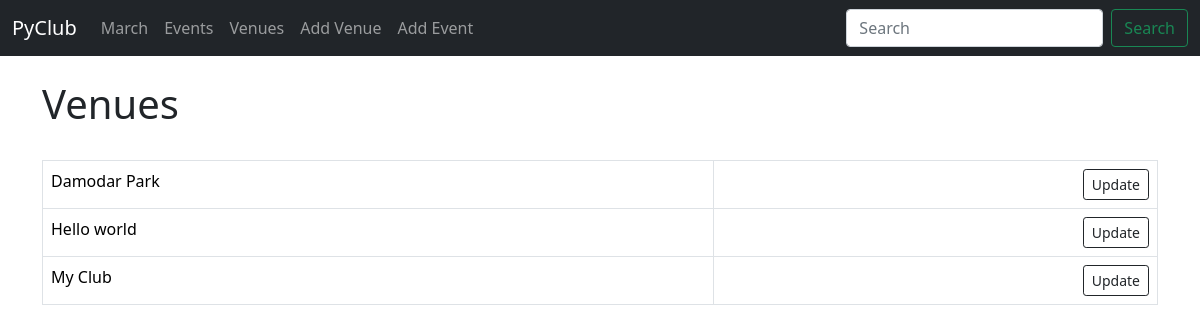
The page /list_venues on the database as committed earlier.
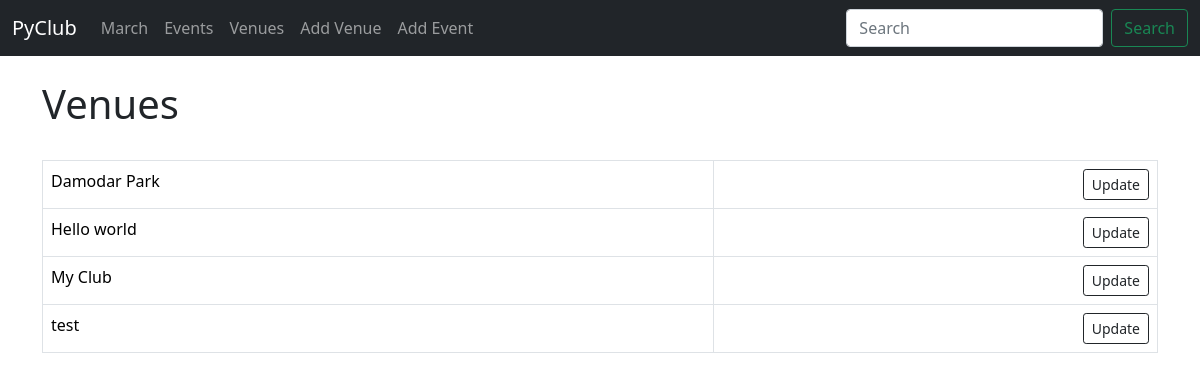
The same page on the database as committed later.
### events/models.py (models this page shows)
class Venue(models.Model):
    name = models.CharField("Venue Name", max_length=120)
    address = models.CharField(max_length=300)
    zip_code = models.CharField("Zip Code", max_length=15)
    phone = models.CharField("Contact Phone", max_length=25, blank=True)
    web = models.URLField("Website Address", blank=True)
    email_address = models.EmailField("Email Address", blank=True)
    def __str__(self):
        return self.name

### events/views.py (the view)
# urls.py: path('list_venues', views.list_venues, name="list-venues"),
def list_venues(request):
    venue_list = Venue.objects.all()
    return render(request, 'events/venue.html',
                  {'venue_list': venue_list})

### events/templates/events/venue.html (shortened to what this page needs)
{% extends 'events/base.html' %}
{% block content %}
    <h1>Venues</h1>
    <br/>
    <table class="table table-hover table-bordered">
        {% for venue in venue_list %}
            <tr>
                <td><a href="{% url 'show-venue' venue.id %}">
                <div>{{ venue }}</div>
                </a></td>
                <td align="right"><a href="{% url 'update-venue' venue.id %}" class="btn btn-outline-dark btn-sm">
                <div>Update</div>
                </a></td>
            </tr>
        {% endfor %}
    </table>
{% endblock %}

Rows that differ between the two databases and show on the page:
added Venue: name "test"
